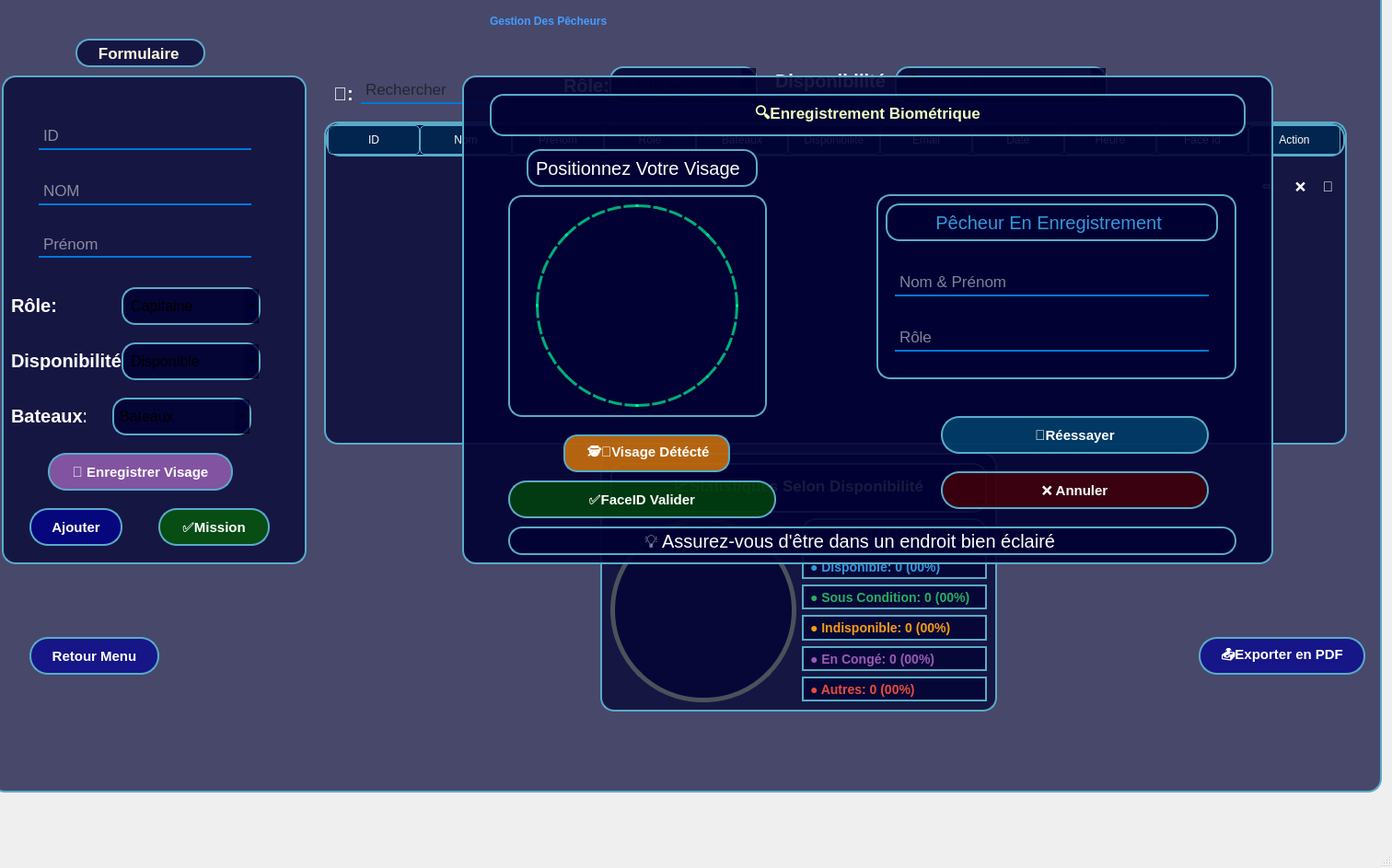
<?xml version="1.0" encoding="UTF-8"?>
<ui version="4.0">
 <class>Gpecheurs</class>
 <widget class="QMainWindow" name="Gpecheurs">
  <property name="geometry">
   <rect>
    <x>0</x>
    <y>0</y>
    <width>1512</width>
    <height>943</height>
   </rect>
  </property>
  <property name="windowTitle">
   <string>Gpecheurs</string>
  </property>
  <widget class="QWidget" name="centralwidget">
   <property name="enabled">
    <bool>true</bool>
   </property>
   <widget class="QStackedWidget" name="stackedWidget">
    <property name="enabled">
     <bool>true</bool>
    </property>
    <property name="geometry">
     <rect>
      <x>-10</x>
      <y>-50</y>
      <width>1511</width>
      <height>911</height>
     </rect>
    </property>
    <property name="styleSheet">
     <string notr="true">
#pagepecheur {
   background-image: url(:/new/prefix1/bg.png);
    background-repeat: no-repeat;
    background-position: center;
border-radius:15px
}
#labelfp{
color:#fffae0;
    font-weight: 600;
    font-size: 17px;
    padding: 5px 0;
}

QComboBox {
font-size: 16px;
    padding: 6px;
    border: 2px solid #59abc8;
    border-radius: 15px;
        background-color: rgba(0, 0, 50, 0.8);


}

QLineEdit {
font-size: 17px;
    background: transparent;
    border: none;
    color: WHITE;
    border-bottom: 2px solid #0078D7;
    padding: 3px;
    selection-background-color: #FF8C00;
}
#lineEdit_4p{
  font-size: 17px;
    background: transparent;
    border: none;
    color: black;
    border-bottom: 2px solid #0078D7;
    padding: 3px;
    selection-background-color: #FF8C00;
}


QPushButton {
    border-radius: 20px;
background-color: rgba(0, 0, 150, 0.7);
   border: 2px solid #59abc8;
 color: white;
    font-weight: 700;
    font-size: 15px;
    margin-bottom:20px;
    text-shadow: 0 1px 2px rgba(0, 0, 0, 0.3);
padding: 10px 20px;
}
QPushButton:hover {
    transform: translateY(-2px);
    color: #59abc8;
}
#pushButtonp:hover{
transform: translateY(-2px);
    color: #80000;
}

#labelp{/* Labels spéciaux */
    border:none;
    background-color: transparent;
    font-weight: 700;
color: rgb(66, 157, 255);
font: 25pt &quot;Imprint MT Shadow&quot;;
}
#label_2p,#label_4p,#label_5p,#label_6p,#label_7p,#label_3p{
    border:none;
    background-color:transparent;
    font-size:20px;
    color:#fffff;
        color: rgb(255, 255, 255);
    font-weight:500;
    font-family: &quot;Segoe UI&quot;, &quot;Century Gothic&quot;, sans-serif;
}
QFrame {

     border-radius: 15px;
        background-color: rgba(0, 0, 50, 0.7);
     border: 2px solid #59abc8 ;
}
#frame_3p{

     border-radius: 15px;
        background-color: rgba(0, 0, 50,0.9);
     border: 2px solid #59abc8 ;
}
#framefaceidp{
background-color: rgba(0, 0, 50, 0.9);
}

#btnFaceIDp {

    background-color: rgba(175, 109, 202, 0.7);
     border-radius: 20px;
     border: 2px solid #59abc8;
    color: white;
    font-weight: 700;
    font-size: 15px;
    margin-bottom:20px;
    text-shadow: 0 1px 2px rgba(0, 0, 0, 0.3);
padding: 10px 20px;
}
#btnFaceIDp:hover {
    transform: translateY(-2px);
    color: #9b59b6;
}

</string>
    </property>
    <widget class="QWidget" name="pagepecheur">
     <property name="contextMenuPolicy">
      <enum>Qt::ContextMenuPolicy::DefaultContextMenu</enum>
     </property>
     <widget class="QLabel" name="labelp">
      <property name="enabled">
       <bool>false</bool>
      </property>
      <property name="geometry">
       <rect>
        <x>540</x>
        <y>50</y>
        <width>411</width>
        <height>41</height>
       </rect>
      </property>
      <property name="text">
       <string>Gestion Des Pêcheurs</string>
      </property>
     </widget>
     <widget class="QFrame" name="framep">
      <property name="enabled">
       <bool>true</bool>
      </property>
      <property name="geometry">
       <rect>
        <x>10</x>
        <y>130</y>
        <width>331</width>
        <height>531</height>
       </rect>
      </property>
      <property name="frameShape">
       <enum>QFrame::Shape::StyledPanel</enum>
      </property>
      <property name="frameShadow">
       <enum>QFrame::Shadow::Raised</enum>
      </property>
      <widget class="QLineEdit" name="lineEditp">
       <property name="geometry">
        <rect>
         <x>40</x>
         <y>50</y>
         <width>231</width>
         <height>31</height>
        </rect>
       </property>
       <property name="text">
        <string/>
       </property>
       <property name="placeholderText">
        <string>ID</string>
       </property>
      </widget>
      <widget class="QLineEdit" name="lineEdit_2p">
       <property name="geometry">
        <rect>
         <x>40</x>
         <y>110</y>
         <width>231</width>
         <height>31</height>
        </rect>
       </property>
       <property name="text">
        <string/>
       </property>
       <property name="placeholderText">
        <string>NOM</string>
       </property>
      </widget>
      <widget class="QComboBox" name="comboBoxp">
       <property name="geometry">
        <rect>
         <x>130</x>
         <y>230</y>
         <width>151</width>
         <height>41</height>
        </rect>
       </property>
       <property name="editable">
        <bool>true</bool>
       </property>
       <property name="currentText">
        <string>Capitaine</string>
       </property>
       <item>
        <property name="text">
         <string>Capitaine</string>
        </property>
       </item>
       <item>
        <property name="text">
         <string>Marin</string>
        </property>
       </item>
       <item>
        <property name="text">
         <string>Autre</string>
        </property>
       </item>
      </widget>
      <widget class="QComboBox" name="comboBox_2">
       <property name="geometry">
        <rect>
         <x>130</x>
         <y>290</y>
         <width>151</width>
         <height>41</height>
        </rect>
       </property>
       <property name="editable">
        <bool>true</bool>
       </property>
       <property name="currentText">
        <string>Disponible</string>
       </property>
       <item>
        <property name="text">
         <string>Disponible</string>
        </property>
       </item>
       <item>
        <property name="text">
         <string>Indisponible</string>
        </property>
       </item>
      </widget>
      <widget class="QComboBox" name="comboBox_3p">
       <property name="geometry">
        <rect>
         <x>120</x>
         <y>350</y>
         <width>151</width>
         <height>41</height>
        </rect>
       </property>
       <item>
        <property name="text">
         <string>Bateaux</string>
        </property>
       </item>
      </widget>
      <widget class="QLineEdit" name="lineEdit_3p">
       <property name="geometry">
        <rect>
         <x>40</x>
         <y>170</y>
         <width>231</width>
         <height>28</height>
        </rect>
       </property>
       <property name="text">
        <string/>
       </property>
       <property name="placeholderText">
        <string>Prénom</string>
       </property>
      </widget>
      <widget class="QPushButton" name="btnFaceIDp">
       <property name="geometry">
        <rect>
         <x>50</x>
         <y>410</y>
         <width>201</width>
         <height>61</height>
        </rect>
       </property>
       <property name="toolTip">
        <string>Capturer le visage pour reconnaissance faciale</string>
       </property>
       <property name="styleSheet">
        <string notr="true"/>
       </property>
       <property name="text">
        <string>👤 Enregistrer Visage</string>
       </property>
      </widget>
      <widget class="QPushButton" name="bmip">
       <property name="geometry">
        <rect>
         <x>170</x>
         <y>470</y>
         <width>121</width>
         <height>61</height>
        </rect>
       </property>
       <property name="styleSheet">
        <string notr="true">background-color:rgba(0, 100, 0, 0.7);</string>
       </property>
       <property name="text">
        <string>✅Mission</string>
       </property>
      </widget>
      <widget class="QPushButton" name="bap">
       <property name="geometry">
        <rect>
         <x>30</x>
         <y>470</y>
         <width>101</width>
         <height>61</height>
        </rect>
       </property>
       <property name="text">
        <string>Ajouter</string>
       </property>
      </widget>
      <widget class="QLabel" name="label_5p">
       <property name="geometry">
        <rect>
         <x>10</x>
         <y>240</y>
         <width>63</width>
         <height>20</height>
        </rect>
       </property>
       <property name="text">
        <string>Rôle:</string>
       </property>
      </widget>
      <widget class="QLabel" name="label_6p">
       <property name="geometry">
        <rect>
         <x>10</x>
         <y>300</y>
         <width>121</width>
         <height>20</height>
        </rect>
       </property>
       <property name="text">
        <string>Disponibilité:</string>
       </property>
      </widget>
      <widget class="QLabel" name="label_7p">
       <property name="geometry">
        <rect>
         <x>10</x>
         <y>360</y>
         <width>81</width>
         <height>20</height>
        </rect>
       </property>
       <property name="text">
        <string>Bateaux:</string>
       </property>
      </widget>
     </widget>
     <widget class="QTableWidget" name="tableWidgetp">
      <property name="geometry">
       <rect>
        <x>360</x>
        <y>180</y>
        <width>1111</width>
        <height>351</height>
       </rect>
      </property>
      <property name="styleSheet">
       <string notr="true">QTableWidget {
    background-color: rgba(0, 0, 50, 0.7);
    border: 2px solid #59abc8;
    border-radius: 15px;
    gridline-color: #59abc8;
    color: white;
}

QTableWidget::item {
    padding: 5px;
    border-bottom: 1px solid rgba(89, 171, 200, 0.3);
}

QTableWidget::item:selected {
    background-color: #0078D7;
}

QHeaderView::section {
    background-color: rgba(0, 40, 80, 0.9);
    color: white;
    padding: 8px;
    border-radius: 5px;
    border: 1px solid #59abc8;
}</string>
      </property>
      <attribute name="horizontalHeaderDefaultSectionSize">
       <number>100</number>
      </attribute>
      <column>
       <property name="text">
        <string>ID</string>
       </property>
      </column>
      <column>
       <property name="text">
        <string>Nom</string>
       </property>
      </column>
      <column>
       <property name="text">
        <string>Prenom</string>
       </property>
      </column>
      <column>
       <property name="text">
        <string>Rôle</string>
       </property>
      </column>
      <column>
       <property name="text">
        <string>Bateaux</string>
       </property>
      </column>
      <column>
       <property name="text">
        <string>Disponibilité</string>
       </property>
      </column>
      <column>
       <property name="text">
        <string>Email</string>
       </property>
      </column>
      <column>
       <property name="text">
        <string>Date</string>
       </property>
      </column>
      <column>
       <property name="text">
        <string>Heure</string>
       </property>
      </column>
      <column>
       <property name="text">
        <string>Face Id</string>
       </property>
      </column>
      <column>
       <property name="text">
        <string>Action</string>
       </property>
      </column>
     </widget>
     <widget class="QComboBox" name="comboBox_5p">
      <property name="geometry">
       <rect>
        <x>670</x>
        <y>120</y>
        <width>161</width>
        <height>41</height>
       </rect>
      </property>
      <property name="editable">
       <bool>true</bool>
      </property>
      <property name="currentText">
       <string>👥 Tous les rôles</string>
      </property>
      <item>
       <property name="text">
        <string>👥 Tous les rôles</string>
       </property>
      </item>
      <item>
       <property name="text">
        <string>👨‍✈️ Capitaine</string>
       </property>
      </item>
      <item>
       <property name="text">
        <string>🧑‍✈️  Contremaître</string>
       </property>
      </item>
      <item>
       <property name="text">
        <string>👨‍🌾Maître de pêche</string>
       </property>
      </item>
      <item>
       <property name="text">
        <string>👨‍🌾Marin-pêcheur</string>
       </property>
      </item>
      <item>
       <property name="text">
        <string>🧒apprenti pêcheur</string>
       </property>
      </item>
     </widget>
     <widget class="QLineEdit" name="lineEdit_4p">
      <property name="geometry">
       <rect>
        <x>400</x>
        <y>130</y>
        <width>141</width>
        <height>31</height>
       </rect>
      </property>
      <property name="text">
       <string/>
      </property>
      <property name="placeholderText">
       <string>Rechercher</string>
      </property>
     </widget>
     <widget class="QLabel" name="label_3p">
      <property name="geometry">
       <rect>
        <x>370</x>
        <y>140</y>
        <width>31</width>
        <height>20</height>
       </rect>
      </property>
      <property name="text">
       <string>🔎:</string>
      </property>
     </widget>
     <widget class="QDialog" name="dialogFaceIDp">
      <property name="geometry">
       <rect>
        <x>500</x>
        <y>200</y>
        <width>500</width>
        <height>400</height>
       </rect>
      </property>
      <property name="visible">
       <bool>false</bool>
      </property>
      <property name="windowTitle">
       <string>👤 Reconnaissance Faciale</string>
      </property>
      <layout class="QVBoxLayout" name="verticalLayoutFaceID">
       <property name="spacing">
        <number>15</number>
       </property>
       <property name="leftMargin">
        <number>20</number>
       </property>
       <property name="topMargin">
        <number>20</number>
       </property>
       <property name="rightMargin">
        <number>20</number>
       </property>
       <property name="bottomMargin">
        <number>20</number>
       </property>
       <item>
        <widget class="QLabel" name="labelFaceTitlep">
         <property name="styleSheet">
          <string notr="true">color: #9b59b6;
font-size: 18px;
font-weight: bold;
text-align: center;
padding: 10px;</string>
         </property>
         <property name="text">
          <string>🔐 Reconnaissance Faciale</string>
         </property>
         <property name="alignment">
          <set>Qt::AlignmentFlag::AlignCenter</set>
         </property>
        </widget>
       </item>
       <item>
        <widget class="QLabel" name="labelCamerap">
         <property name="minimumSize">
          <size>
           <width>320</width>
           <height>240</height>
          </size>
         </property>
         <property name="styleSheet">
          <string notr="true">background-color: black;
border: 2px solid #3498db;
border-radius: 10px;</string>
         </property>
         <property name="text">
          <string>📷 Caméra</string>
         </property>
         <property name="alignment">
          <set>Qt::AlignmentFlag::AlignCenter</set>
         </property>
        </widget>
       </item>
       <item>
        <widget class="QLabel" name="labelFaceStatusp">
         <property name="styleSheet">
          <string notr="true">color: #f39c12;
font-size: 14px;
text-align: center;
padding: 10px;</string>
         </property>
         <property name="text">
          <string>Prêt à capturer...</string>
         </property>
         <property name="alignment">
          <set>Qt::AlignmentFlag::AlignCenter</set>
         </property>
        </widget>
       </item>
       <item>
        <layout class="QHBoxLayout" name="horizontalLayoutFaceButtonsp">
         <property name="spacing">
          <number>20</number>
         </property>
         <item>
          <widget class="QPushButton" name="btnCapturep">
           <property name="styleSheet">
            <string notr="true">background-color: #3498db;
border: 2px solid #2980b9;
color: white;
padding: 10px;
font-weight: bold;
border-radius: 8px;
font-size: 14px;</string>
           </property>
           <property name="text">
            <string>📸 Capturer</string>
           </property>
          </widget>
         </item>
         <item>
          <widget class="QPushButton" name="btnVerifyp">
           <property name="styleSheet">
            <string notr="true">background-color: #27ae60;
border: 2px solid #229954;
color: white;
padding: 10px;
font-weight: bold;
border-radius: 8px;
font-size: 14px;</string>
           </property>
           <property name="text">
            <string>✅ Vérifier</string>
           </property>
          </widget>
         </item>
         <item>
          <widget class="QPushButton" name="btnCancelFacep">
           <property name="styleSheet">
            <string notr="true">background-color: #e74c3c;
border: 2px solid #c0392b;
color: white;
padding: 10px;
font-weight: bold;
border-radius: 8px;
font-size: 14px;</string>
           </property>
           <property name="text">
            <string>❌ Fermer</string>
           </property>
          </widget>
         </item>
        </layout>
       </item>
       <item>
        <widget class="QLabel" name="labelFaceInfop">
         <property name="styleSheet">
          <string notr="true">color: #3498db;
font-size: 12px;
text-align: center;
padding: 5px;
background-color: rgba(255, 255, 255, 0.1);
border-radius: 5px;</string>
         </property>
         <property name="text">
          <string>Pêcheur : [Nom]</string>
         </property>
         <property name="alignment">
          <set>Qt::AlignmentFlag::AlignCenter</set>
         </property>
        </widget>
       </item>
      </layout>
     </widget>
     <widget class="QPushButton" name="pushButton_4p">
      <property name="geometry">
       <rect>
        <x>1350</x>
        <y>230</y>
        <width>71</width>
        <height>61</height>
       </rect>
      </property>
      <property name="styleSheet">
       <string notr="true">border:none;
background-color:transparent;</string>
      </property>
      <property name="text">
       <string>✏️</string>
      </property>
     </widget>
     <widget class="QPushButton" name="pushButton_5p">
      <property name="geometry">
       <rect>
        <x>1390</x>
        <y>230</y>
        <width>61</width>
        <height>61</height>
       </rect>
      </property>
      <property name="styleSheet">
       <string notr="true">border:none;
background-color:transparent;</string>
      </property>
      <property name="text">
       <string>❌</string>
      </property>
     </widget>
     <widget class="QPushButton" name="pushButton_6p">
      <property name="geometry">
       <rect>
        <x>1420</x>
        <y>230</y>
        <width>61</width>
        <height>61</height>
       </rect>
      </property>
      <property name="styleSheet">
       <string notr="true">border:none;
background-color:transparent;</string>
      </property>
      <property name="text">
       <string>🔄</string>
      </property>
     </widget>
     <widget class="QFrame" name="frame_typesp">
      <property name="geometry">
       <rect>
        <x>660</x>
        <y>540</y>
        <width>431</width>
        <height>281</height>
       </rect>
      </property>
      <property name="styleSheet">
       <string notr="true">background-color: rgba(0, 0, 50, 0.7);
            border: 2px solid #59abc8;
            border-radius: 15px;</string>
      </property>
      <property name="frameShape">
       <enum>QFrame::Shape::StyledPanel</enum>
      </property>
      <property name="frameShadow">
       <enum>QFrame::Shadow::Raised</enum>
      </property>
      <layout class="QVBoxLayout" name="verticalLayout_types">
       <item>
        <widget class="QLabel" name="label_typesp">
         <property name="styleSheet">
          <string notr="true">color: #f3ffbe;
                        font-weight: bold;
                        font-size: 17px;
                        padding: 10px;</string>
         </property>
         <property name="text">
          <string>📈Statistiques Selon Disponibilité</string>
         </property>
         <property name="alignment">
          <set>Qt::AlignmentFlag::AlignCenter</set>
         </property>
        </widget>
       </item>
       <item>
        <layout class="QHBoxLayout" name="horizontalLayout_typesp">
         <item>
          <widget class="QLabel" name="progressTypeCirclep">
           <property name="minimumSize">
            <size>
             <width>200</width>
             <height>200</height>
            </size>
           </property>
           <property name="styleSheet">
            <string notr="true">border-radius: 100px;
        background: qconicalgradient(cx:0.5, cy:0.5, angle:90,
            stop:0.0 #3498db,
            stop:0.25 #27ae60,
            stop:0.25 #f39c12,
            stop:0.55 #9b59b6,
            stop:0.55 #e74c3c,
            stop:0.85 #1abc9c,
            stop:0.85 rgba(26, 188, 156, 0.3) 100%);
        border: 5px solid  rgb(74, 82, 90);
</string>
           </property>
           <property name="text">
            <string/>
           </property>
           <property name="alignment">
            <set>Qt::AlignmentFlag::AlignCenter</set>
           </property>
          </widget>
         </item>
         <item>
          <layout class="QVBoxLayout" name="verticalLayout_legendp">
           <item>
            <widget class="QLabel" name="label_total_typesp">
             <property name="styleSheet">
              <string notr="true">color: grey;
                                        font-weight: bold;
                                        font-size: 16px;
                                        padding: 5px;</string>
             </property>
             <property name="text">
              <string>       Nom et Prenom</string>
             </property>
             <property name="textFormat">
              <enum>Qt::TextFormat::AutoText</enum>
             </property>
            </widget>
           </item>
           <item>
            <widget class="QLabel" name="label_legend_chalutierp">
             <property name="styleSheet">
              <string notr="true">color: #3498db;
                                        font-weight: bold;
                                        font-size: 14px;
                                        padding: 3px;</string>
             </property>
             <property name="text">
              <string>● Disponible: 0 (00%)</string>
             </property>
            </widget>
           </item>
           <item>
            <widget class="QLabel" name="label_legend_palangrierp">
             <property name="styleSheet">
              <string notr="true">color: #27ae60;
                                        font-weight: bold;
                                        font-size: 14px;
                                        padding: 3px;</string>
             </property>
             <property name="text">
              <string>● Sous Condition: 0 (00%)</string>
             </property>
            </widget>
           </item>
           <item>
            <widget class="QLabel" name="label_legend_caseyeurp">
             <property name="styleSheet">
              <string notr="true">color: #f39c12;
                                        font-weight: bold;
                                        font-size: 14px;
                                        padding: 3px;</string>
             </property>
             <property name="text">
              <string>● Indisponible: 0 (00%)</string>
             </property>
            </widget>
           </item>
           <item>
            <widget class="QLabel" name="label_legend_traditionalp">
             <property name="styleSheet">
              <string notr="true">color: #9b59b6;
                                        font-weight: bold;
                                        font-size: 14px;
                                        padding: 3px;</string>
             </property>
             <property name="text">
              <string>● En Congé: 0 (00%)</string>
             </property>
            </widget>
           </item>
           <item>
            <widget class="QLabel" name="label_legend_otherp">
             <property name="styleSheet">
              <string notr="true">color: #e74c3c;
                                        font-weight: bold;
                                        font-size: 14px;
                                        padding: 3px;</string>
             </property>
             <property name="text">
              <string>● Autres: 0 (00%)</string>
             </property>
            </widget>
           </item>
          </layout>
         </item>
        </layout>
       </item>
      </layout>
     </widget>
     <widget class="QLabel" name="labelfp">
      <property name="geometry">
       <rect>
        <x>90</x>
        <y>90</y>
        <width>141</width>
        <height>31</height>
       </rect>
      </property>
      <property name="text">
       <string>    Formulaire</string>
      </property>
     </widget>
     <widget class="QLabel" name="label_2p">
      <property name="geometry">
       <rect>
        <x>620</x>
        <y>130</y>
        <width>61</width>
        <height>21</height>
       </rect>
      </property>
      <property name="text">
       <string>Rôle:</string>
      </property>
     </widget>
     <widget class="QComboBox" name="comboBox_6p">
      <property name="geometry">
       <rect>
        <x>980</x>
        <y>120</y>
        <width>231</width>
        <height>41</height>
       </rect>
      </property>
      <property name="editable">
       <bool>true</bool>
      </property>
      <property name="currentText">
       <string>📋 Toutes les disponibilités</string>
      </property>
      <item>
       <property name="text">
        <string>📋 Toutes les disponibilités</string>
       </property>
      </item>
      <item>
       <property name="text">
        <string>✅ Disponible</string>
       </property>
      </item>
      <item>
       <property name="text">
        <string>⏳ Disponible bientôt</string>
       </property>
      </item>
      <item>
       <property name="text">
        <string>❌ Indisponible</string>
       </property>
      </item>
      <item>
       <property name="text">
        <string>🏝️ En congé</string>
       </property>
      </item>
     </widget>
     <widget class="QLabel" name="label_4p">
      <property name="geometry">
       <rect>
        <x>850</x>
        <y>120</y>
        <width>121</width>
        <height>31</height>
       </rect>
      </property>
      <property name="text">
       <string>Disponibilité:</string>
      </property>
     </widget>
     <widget class="QPushButton" name="brmp">
      <property name="geometry">
       <rect>
        <x>40</x>
        <y>740</y>
        <width>141</width>
        <height>61</height>
       </rect>
      </property>
      <property name="text">
       <string>Retour Menu</string>
      </property>
     </widget>
     <widget class="QPushButton" name="bep">
      <property name="geometry">
       <rect>
        <x>1310</x>
        <y>740</y>
        <width>181</width>
        <height>61</height>
       </rect>
      </property>
      <property name="text">
       <string>📤Exporter en PDF</string>
      </property>
     </widget>
     <widget class="QFrame" name="framefaceidp">
      <property name="geometry">
       <rect>
        <x>510</x>
        <y>130</y>
        <width>881</width>
        <height>531</height>
       </rect>
      </property>
      <property name="frameShape">
       <enum>QFrame::Shape::StyledPanel</enum>
      </property>
      <property name="frameShadow">
       <enum>QFrame::Shadow::Raised</enum>
      </property>
      <widget class="QLabel" name="faceGuideCircle_4p">
       <property name="geometry">
        <rect>
         <x>80</x>
         <y>140</y>
         <width>220</width>
         <height>220</height>
        </rect>
       </property>
       <property name="minimumSize">
        <size>
         <width>220</width>
         <height>220</height>
        </size>
       </property>
       <property name="maximumSize">
        <size>
         <width>220</width>
         <height>220</height>
        </size>
       </property>
       <property name="styleSheet">
        <string notr="true">border: 3px dashed rgba(0, 250, 150, 0.7);
border-radius: 110px;
background: transparent;</string>
       </property>
       <property name="text">
        <string/>
       </property>
      </widget>
      <widget class="QLabel" name="label_zones_4p">
       <property name="geometry">
        <rect>
         <x>30</x>
         <y>20</y>
         <width>821</width>
         <height>46</height>
        </rect>
       </property>
       <property name="styleSheet">
        <string notr="true">color: #f3ffbe;
                    font-weight: bold;
                    font-size: 17px;
                    padding: 10px;</string>
       </property>
       <property name="text">
        <string>🔍Enregistrement Biométrique</string>
       </property>
       <property name="alignment">
        <set>Qt::AlignmentFlag::AlignCenter</set>
       </property>
      </widget>
      <widget class="QFrame" name="frame_10p">
       <property name="geometry">
        <rect>
         <x>50</x>
         <y>130</y>
         <width>281</width>
         <height>241</height>
        </rect>
       </property>
       <property name="styleSheet">
        <string notr="true"/>
       </property>
       <property name="frameShape">
        <enum>QFrame::Shape::StyledPanel</enum>
       </property>
       <property name="frameShadow">
        <enum>QFrame::Shadow::Raised</enum>
       </property>
      </widget>
      <widget class="QLabel" name="label_legend_chalutier_11p">
       <property name="geometry">
        <rect>
         <x>70</x>
         <y>80</y>
         <width>251</width>
         <height>41</height>
        </rect>
       </property>
       <property name="styleSheet">
        <string notr="true">color: white;
                                        
                                        font-size: 20px;
                                        padding: 3px;
 border-radius: 15px;</string>
       </property>
       <property name="text">
        <string>Positionnez Votre Visage</string>
       </property>
      </widget>
      <widget class="QLabel" name="label_legend_chalutier_12p">
       <property name="geometry">
        <rect>
         <x>50</x>
         <y>490</y>
         <width>791</width>
         <height>31</height>
        </rect>
       </property>
       <property name="styleSheet">
        <string notr="true">color: white;
                                        
                                        font-size: 20px;
                                        padding: 3px;
border-radius: 15px;</string>
       </property>
       <property name="text">
        <string>                         💡 Assurez-vous d'être dans un endroit bien éclairé</string>
       </property>
      </widget>
      <widget class="QFrame" name="frame_11p">
       <property name="geometry">
        <rect>
         <x>450</x>
         <y>129</y>
         <width>391</width>
         <height>201</height>
        </rect>
       </property>
       <property name="frameShape">
        <enum>QFrame::Shape::StyledPanel</enum>
       </property>
       <property name="frameShadow">
        <enum>QFrame::Shadow::Raised</enum>
       </property>
       <widget class="QLabel" name="label_legend_chalutier_13p">
        <property name="geometry">
         <rect>
          <x>10</x>
          <y>10</y>
          <width>361</width>
          <height>41</height>
         </rect>
        </property>
        <property name="styleSheet">
         <string notr="true">color: #3498db;
                                        
                                        font-size: 20px;
                                        padding: 3px;
 border-radius: 15px;</string>
        </property>
        <property name="text">
         <string>        Pêcheur En Enregistrement</string>
        </property>
       </widget>
       <widget class="QLineEdit" name="lineEdit_11p">
        <property name="geometry">
         <rect>
          <x>20</x>
          <y>80</y>
          <width>341</width>
          <height>31</height>
         </rect>
        </property>
        <property name="text">
         <string/>
        </property>
        <property name="placeholderText">
         <string>Nom &amp; Prénom</string>
        </property>
       </widget>
       <widget class="QLineEdit" name="lineEdit_12p">
        <property name="geometry">
         <rect>
          <x>20</x>
          <y>140</y>
          <width>341</width>
          <height>31</height>
         </rect>
        </property>
        <property name="text">
         <string/>
        </property>
        <property name="placeholderText">
         <string>Rôle</string>
        </property>
       </widget>
      </widget>
      <widget class="QPushButton" name="pushButton_10p">
       <property name="geometry">
        <rect>
         <x>520</x>
         <y>370</y>
         <width>291</width>
         <height>61</height>
        </rect>
       </property>
       <property name="styleSheet">
        <string notr="true">
background-color: rgba(0, 80, 120, 0.7);
  </string>
       </property>
       <property name="text">
        <string>🔄Réessayer</string>
       </property>
      </widget>
      <widget class="QPushButton" name="pushButton_11p">
       <property name="geometry">
        <rect>
         <x>520</x>
         <y>430</y>
         <width>291</width>
         <height>61</height>
        </rect>
       </property>
       <property name="styleSheet">
        <string notr="true">background-color: rgba(80, 0, 0, 0.7);
</string>
       </property>
       <property name="text">
        <string>❌ Annuler</string>
       </property>
      </widget>
      <widget class="QPushButton" name="bmi_6p">
       <property name="geometry">
        <rect>
         <x>50</x>
         <y>440</y>
         <width>291</width>
         <height>61</height>
        </rect>
       </property>
       <property name="styleSheet">
        <string notr="true">background-color:rgba(0, 80, 0, 0.7);</string>
       </property>
       <property name="text">
        <string>✅FaceID Valider</string>
       </property>
      </widget>
      <widget class="QLabel" name="label_8p">
       <property name="geometry">
        <rect>
         <x>110</x>
         <y>390</y>
         <width>181</width>
         <height>61</height>
        </rect>
       </property>
       <property name="styleSheet">
        <string notr="true">background-color: rgba(255, 140, 0, 0.7);
color: white;
box-shadow: 0px 0px 15px #FFB74D;
color: white;
    font-weight: 700;
    font-size: 15px;
    margin-bottom:20px;
    text-shadow: 0 1px 2px rgba(0, 0, 0, 0.3);
padding: 10px 20px;</string>
       </property>
       <property name="text">
        <string>🕵🏻Visage Détécté</string>
       </property>
      </widget>
      <zorder>frame_10p</zorder>
      <zorder>faceGuideCircle_4p</zorder>
      <zorder>label_zones_4p</zorder>
      <zorder>label_legend_chalutier_11p</zorder>
      <zorder>label_legend_chalutier_12p</zorder>
      <zorder>frame_11p</zorder>
      <zorder>pushButton_10p</zorder>
      <zorder>pushButton_11p</zorder>
      <zorder>bmi_6p</zorder>
      <zorder>label_8p</zorder>
     </widget>
    </widget>
    <widget class="QWidget" name="page5"/>
   </widget>
  </widget>
  <widget class="QMenuBar" name="menubar">
   <property name="geometry">
    <rect>
     <x>0</x>
     <y>0</y>
     <width>1512</width>
     <height>25</height>
    </rect>
   </property>
  </widget>
  <widget class="QStatusBar" name="statusbar"/>
 </widget>
 <resources/>
 <connections/>
</ui>
